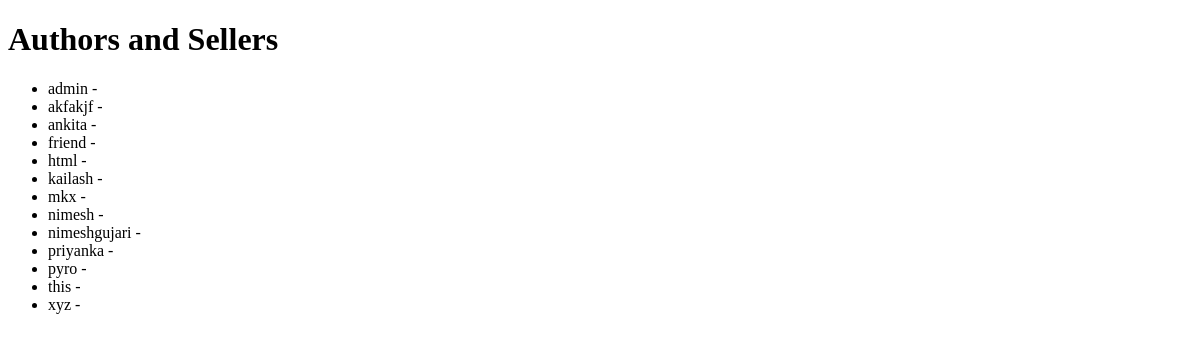
Page /authors-and-sellers/ on the earlier database version.
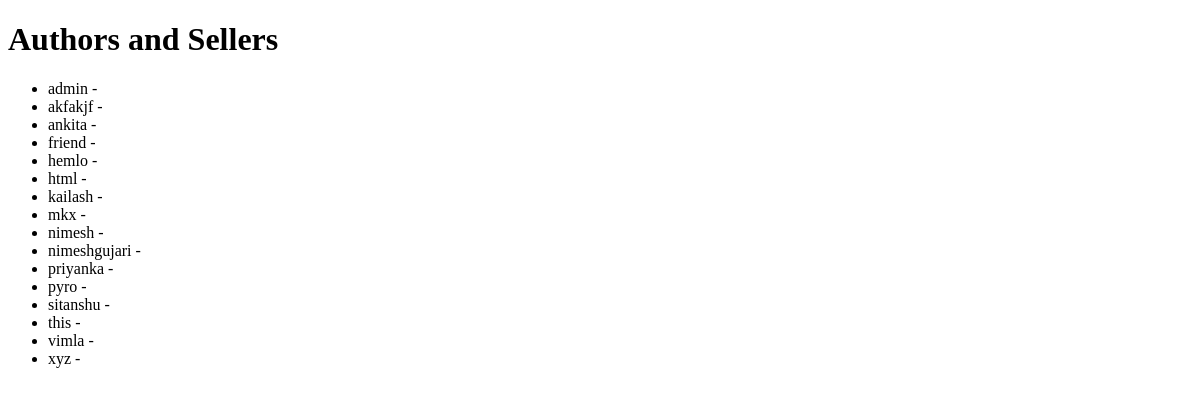
Same page on the later database version.
### accounts/models.py (models this page shows, shortened)
class CustomUser(AbstractUser):
    birth_year = models.IntegerField(null=True, blank=True)
    address = models.TextField(null=True, blank=True)
    public_visibility = models.BooleanField(default=True)

### accounts/views.py (the view)
# urls.py: path('authors-and-sellers/', authors_and_sellers, name='authors_and_sellers'),
def authors_and_sellers(request):
    users = CustomUser.objects.filter(public_visibility=True).order_by('username')
    return render(request, 'authors_and_sellers.html', {'users': users})

### templates/authors_and_sellers.html (shortened to what this page needs)
<!DOCTYPE html>
<html lang="en">
<head>
</head>
<body>
    <h1>Authors and Sellers</h1>
    <ul>
        {% for user in users %}
        <li>{{ user.username }} - {{ user.email }}</li>
        {% endfor %}
    </ul>
</body>
</html>

Differences in the rows shown:
added CustomUser: username "hemlo"
added CustomUser: username "sitanshu"
added CustomUser: username "vimla"
